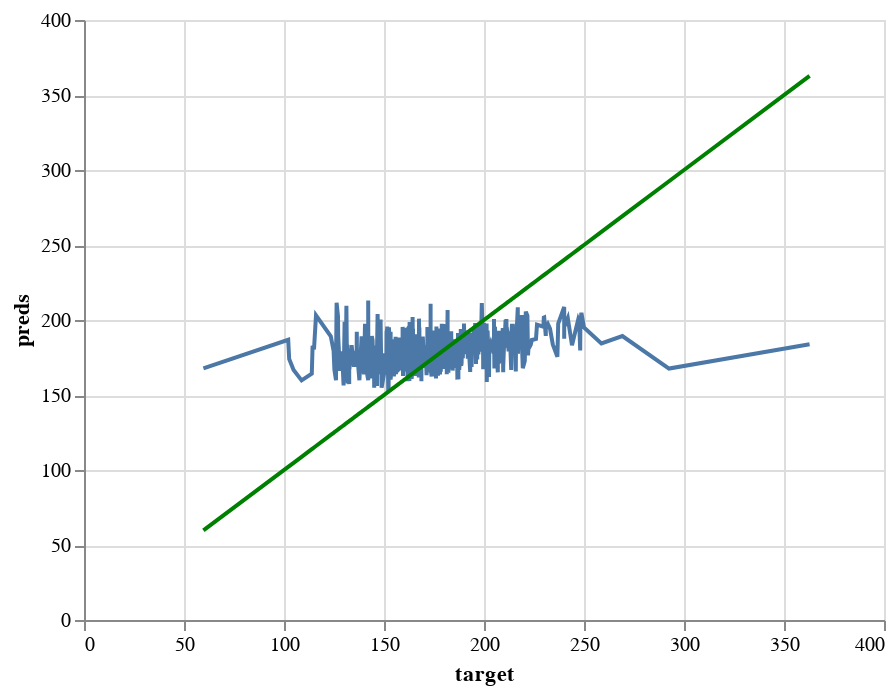

Source (notebook cell):
### Code cell
perfect = alt.Chart(pd.DataFrame({'target': y_test, 'preds': y_test})).mark_line(color='green').encode(
    x='target',
    y='preds'
)

pred_chart = alt.Chart(pd.DataFrame({'target': y_test, 'preds': y_preds_test})).mark_line().encode(
    x='target',
    y='preds'
  )

pred_chart + perfect

### Figure 1 — Vega-Lite specification as saved in the notebook (floating-point values rounded to 4 significant figures; data arrays with more than 128 entries replaced by an {"elided": "..."} marker saying what was removed)
{"config": {"view": {"continuousWidth": 400, "continuousHeight": 300}}, "layer": [{"data": {"name": "data-95c1ab558060f5740513afeabd55483c"}, "mark": "line", "encoding": {"x": {"field": "target", "type": "quantitative"}, "y": {"field": "preds", "type": "quantitative"}}}, {"data": {"name": "data-325359e573684d5da4db6a7c05ccc135"}, "mark": {"type": "line", "color": "green"}, "encoding": {"x": {"field": "target", "type": "quantitative"}, "y": {"field": "preds", "type": "quantitative"}}}], "$schema": "https://vega.github.io/schema/vega-lite/v4.17.0.json", "datasets": {"data-95c1ab558060f5740513afeabd55483c": {"elided": "609 records"}, "data-325359e573684d5da4db6a7c05ccc135": {"elided": "609 records"}}}
